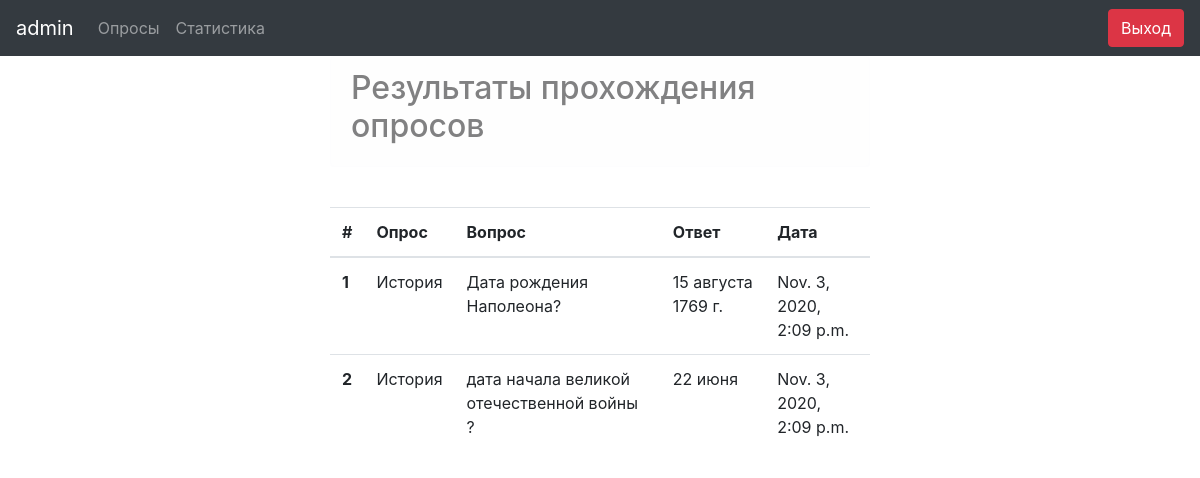
Page /stat (signed in) on the committed database.
### p_pols/models.py (models this page shows, shortened)
class Answer(models.Model):
    user = models.ForeignKey(UserProfile, on_delete=models.DO_NOTHING, default=None)
    poll = models.ForeignKey(Poll, on_delete=models.DO_NOTHING, default=None)
    question = models.ForeignKey(Question, on_delete=models.DO_NOTHING)
    choice = models.ForeignKey(Choice, on_delete=models.DO_NOTHING)
    created = models.DateTimeField(auto_now_add=True)

class Poll(models.Model):
    title = models.CharField(max_length=4096,  help_text="Опрос", verbose_name="Опрос")
    question = models.ManyToManyField(Question, related_name='polls',help_text="Вопрос", verbose_name="Вопрос")
    pub_date = models.DateTimeField(help_text="Дата публикации", verbose_name="Дата публикации",default=timezone.now())
    def publish(self):
        return self.pub_date <= timezone.now()
    publish.admin_order_field = 'pub_date'
    publish.boolean = True
    publish.short_description = 'Опубликовано ?'
    def __str__(self):
           return self.title

class Question(models.Model):
    title = models.CharField(max_length=4096,  help_text="Вопрос", verbose_name="Вопрос")
    def __str__(self):
           return self.title

class Choice(models.Model):
    question = models.ForeignKey(Question, on_delete=models.CASCADE)
    title = models.CharField(max_length=4096, help_text="Вариант ответа", verbose_name="Вариант ответа")
    def __str__(self):
        return self.title

### p_pols/views.py (the view)
# urls.py: re_path(r'stat', stat, name='stat'),
@login_required
def stat(request):
    context = {}
    if request.user.is_authenticated:
        context['username'] = request.user.username
        profile = get_object_or_404(UserProfile, user=request.user)
        answers = Answer.objects.all().filter(user=profile)
        context['answers']=answers
    return render(request, 'stat.html', context)

### p_pols/templates/stat.html
{% extends  'nav.html' %}
{% block main %}
{% if answers %}
<div class="alert alert-light" role="alert">
    <h2>Результаты прохождения опросов</h2>
</div>
<br>
<table class="table">
    <thead>
      <tr>
        <th scope="col">#</th>
        <th scope="col">Опрос</th>
        <th scope="col">Вопрос</th>
        <th scope="col">Ответ</th>
        <th scope="col">Дата</th>
      </tr>
    </thead>
    <tbody>
      {% for answer in answers %}
      <tr>
        <th scope="row">{{forloop.counter}}</th>
        <td>{{answer.poll}}</td>
        <td>{{answer.question}}</td>
        <td>{{answer.choice}}</td>
        <td>{{answer.created}}</td>
      </tr>
      {% endfor %}
    </tbody>
  </table>
  {% else %}
    <p>Результатов прохождения опросов нет.</p>
  {% endif %}
{% endblock %}

### p_pols/templates/nav.html (shortened to what this page needs)
<!doctype  html>
<html  lang="en">
<head>
{% load static %}
<link rel="stylesheet" type="text/css" href="{% static 'css/bootstrap.min.css' %}">
</head>
<body>
    <nav class="navbar navbar-expand-sm bg-dark navbar-dark">
        <a class="navbar-brand" href="#">{{ username }}</a>
        <ul class="navbar-nav">
          <li class="nav-item">
            <a class="nav-link" href="poll">Опросы</a>
          </li>
          <li class="nav-item">
            <a class="nav-link" href="stat">Статистика</a>
          </li>
        </ul>
        <a class="btn btn-danger navbar-btn"  href="{% url 'logout' %}" style="margin: 0 0 0 auto;">Выход</a>
      </nav>
  <div  class="container">
  <div  class="row justify-content-center">
      <div  class="col-6">
      {% block main %}
      {% endblock %}
      </div>
    </div>
  </div>
</body>
</html>

### rows in the picture
Answer: poll "История", question "Дата рождения Наполеона?", choice "15 августа 1769 г.", created "Nov. 3, 2020, 2:09 p.m."
Answer: poll "История", question "дата начала великой отечественной войны ?", choice "22 июня", created "Nov. 3, 2020, 2:09 p.m."

### other values in the picture
{{ username }} "admin"
